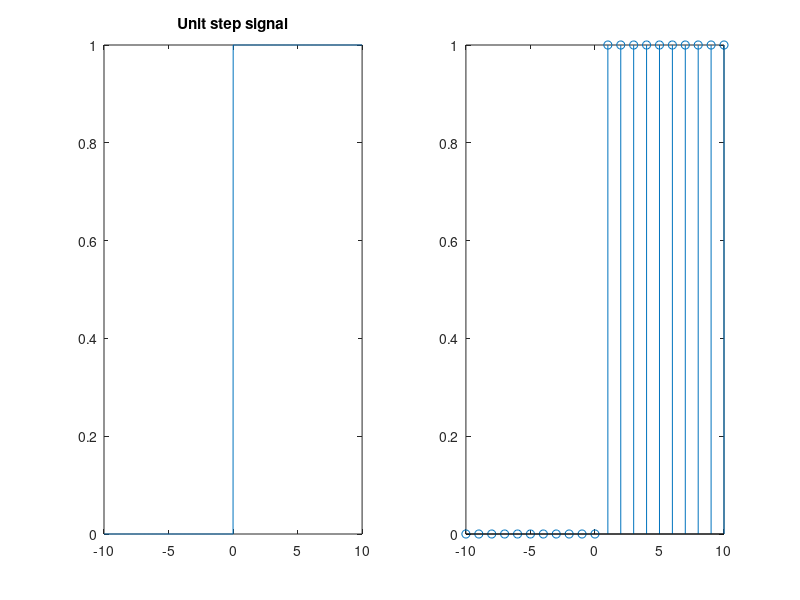

Write the MATLAB code that produced this figure.
%Task 02
%unit step signal
clc
clear all
t = -10:0.01:10;
xx = (t>0);
subplot(1,2,1)
plot(t,xx);
title('Unit step signal');
hold on
subplot(1,2,2);
n = -10:10;
yy = (n>0);
stem(n,yy);
